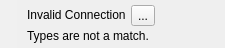
<?xml version="1.0" encoding="UTF-8"?>
<ui version="4.0">
 <class>ToastNotification</class>
 <widget class="QDialog" name="ToastNotification">
  <property name="geometry">
   <rect>
    <x>0</x>
    <y>0</y>
    <width>225</width>
    <height>48</height>
   </rect>
  </property>
  <property name="sizePolicy">
   <sizepolicy hsizetype="Minimum" vsizetype="Minimum">
    <horstretch>0</horstretch>
    <verstretch>0</verstretch>
   </sizepolicy>
  </property>
  <property name="minimumSize">
   <size>
    <width>225</width>
    <height>0</height>
   </size>
  </property>
  <property name="windowTitle">
   <string/>
  </property>
  <layout class="QHBoxLayout" name="horizontalLayout">
   <property name="spacing">
    <number>0</number>
   </property>
   <property name="sizeConstraint">
    <enum>QLayout::SetMinimumSize</enum>
   </property>
   <property name="leftMargin">
    <number>0</number>
   </property>
   <property name="topMargin">
    <number>0</number>
   </property>
   <property name="rightMargin">
    <number>0</number>
   </property>
   <property name="bottomMargin">
    <number>0</number>
   </property>
   <item>
    <widget class="QFrame" name="icon_frame">
     <property name="sizePolicy">
      <sizepolicy hsizetype="Fixed" vsizetype="Expanding">
       <horstretch>0</horstretch>
       <verstretch>0</verstretch>
      </sizepolicy>
     </property>
     <property name="autoFillBackground">
      <bool>true</bool>
     </property>
     <property name="styleSheet">
      <string notr="true">background-color: rgba(255, 255, 255, 20);</string>
     </property>
     <property name="frameShape">
      <enum>QFrame::NoFrame</enum>
     </property>
     <property name="frameShadow">
      <enum>QFrame::Raised</enum>
     </property>
     <layout class="QVBoxLayout" name="verticalLayout_2">
      <property name="spacing">
       <number>0</number>
      </property>
      <property name="leftMargin">
       <number>5</number>
      </property>
      <property name="topMargin">
       <number>0</number>
      </property>
      <property name="rightMargin">
       <number>5</number>
      </property>
      <property name="bottomMargin">
       <number>0</number>
      </property>
      <item>
       <widget class="QLabel" name="iconLabel">
        <property name="sizePolicy">
         <sizepolicy hsizetype="Fixed" vsizetype="Preferred">
          <horstretch>0</horstretch>
          <verstretch>0</verstretch>
         </sizepolicy>
        </property>
        <property name="maximumSize">
         <size>
          <width>32</width>
          <height>32</height>
         </size>
        </property>
        <property name="styleSheet">
         <string notr="true">background-color: rgba(255, 255, 255, 0);</string>
        </property>
        <property name="text">
         <string/>
        </property>
        <property name="pixmap">
         <pixmap resource="../Resources/GraphCanvasEditorResources.qrc">:/GraphCanvasEditorResources/toast_information_icon.png</pixmap>
        </property>
        <property name="scaledContents">
         <bool>true</bool>
        </property>
       </widget>
      </item>
     </layout>
    </widget>
   </item>
   <item>
    <widget class="QFrame" name="text_frame">
     <property name="sizePolicy">
      <sizepolicy hsizetype="Minimum" vsizetype="Preferred">
       <horstretch>0</horstretch>
       <verstretch>0</verstretch>
      </sizepolicy>
     </property>
     <property name="frameShape">
      <enum>QFrame::NoFrame</enum>
     </property>
     <property name="frameShadow">
      <enum>QFrame::Raised</enum>
     </property>
     <layout class="QVBoxLayout" name="verticalLayout">
      <property name="spacing">
       <number>3</number>
      </property>
      <property name="leftMargin">
       <number>10</number>
      </property>
      <property name="topMargin">
       <number>5</number>
      </property>
      <property name="rightMargin">
       <number>5</number>
      </property>
      <property name="bottomMargin">
       <number>5</number>
      </property>
      <item>
       <widget class="QFrame" name="titleFrame">
        <property name="sizePolicy">
         <sizepolicy hsizetype="Minimum" vsizetype="Preferred">
          <horstretch>0</horstretch>
          <verstretch>0</verstretch>
         </sizepolicy>
        </property>
        <property name="frameShape">
         <enum>QFrame::NoFrame</enum>
        </property>
        <property name="frameShadow">
         <enum>QFrame::Raised</enum>
        </property>
        <layout class="QHBoxLayout" name="horizontalLayout_2">
         <property name="spacing">
          <number>5</number>
         </property>
         <property name="leftMargin">
          <number>0</number>
         </property>
         <property name="topMargin">
          <number>0</number>
         </property>
         <property name="rightMargin">
          <number>0</number>
         </property>
         <property name="bottomMargin">
          <number>0</number>
         </property>
         <item>
          <widget class="QLabel" name="titleLabel">
           <property name="sizePolicy">
            <sizepolicy hsizetype="Minimum" vsizetype="Fixed">
             <horstretch>0</horstretch>
             <verstretch>0</verstretch>
            </sizepolicy>
           </property>
           <property name="text">
            <string>Invalid Connection</string>
           </property>
          </widget>
         </item>
         <item>
          <widget class="QToolButton" name="closeButton">
           <property name="text">
            <string>...</string>
           </property>
           <property name="icon">
            <iconset resource="../Resources/GraphCanvasEditorResources.qrc">
             <normaloff>:/GraphCanvasEditorResources/lineedit_clear.png</normaloff>:/GraphCanvasEditorResources/lineedit_clear.png</iconset>
           </property>
          </widget>
         </item>
        </layout>
       </widget>
      </item>
      <item>
       <widget class="QLabel" name="mainLabel">
        <property name="sizePolicy">
         <sizepolicy hsizetype="Minimum" vsizetype="MinimumExpanding">
          <horstretch>0</horstretch>
          <verstretch>0</verstretch>
         </sizepolicy>
        </property>
        <property name="text">
         <string>Types are not a match.</string>
        </property>
       </widget>
      </item>
     </layout>
    </widget>
   </item>
   <item>
    <spacer name="horizontalSpacer">
     <property name="orientation">
      <enum>Qt::Horizontal</enum>
     </property>
     <property name="sizeHint" stdset="0">
      <size>
       <width>40</width>
       <height>20</height>
      </size>
     </property>
    </spacer>
   </item>
  </layout>
 </widget>
 <resources>
  <include location="../Resources/GraphCanvasEditorResources.qrc"/>
  <include location="../Resources/GraphCanvasEditorResources.qrc"/>
 </resources>
 <connections/>
</ui>
